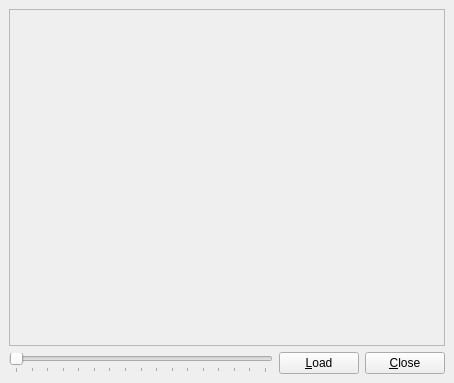
<?xml version="1.0" encoding="UTF-8"?>
<ui version="4.0">
 <class>EXRViewer</class>
 <widget class="QWidget" name="EXRViewer">
  <property name="geometry">
   <rect>
    <x>0</x>
    <y>0</y>
    <width>454</width>
    <height>383</height>
   </rect>
  </property>
  <property name="windowTitle">
   <string>EXR viewer</string>
  </property>
  <layout class="QVBoxLayout">
   <property name="spacing">
    <number>6</number>
   </property>
   <property name="margin">
    <number>9</number>
   </property>
   <item>
    <widget class="QScrollArea" name="scroll_area"/>
   </item>
   <item>
    <layout class="QHBoxLayout">
     <property name="spacing">
      <number>6</number>
     </property>
     <property name="margin">
      <number>0</number>
     </property>
     <item>
      <widget class="QSlider" name="brightness_slider">
       <property name="enabled">
        <bool>false</bool>
       </property>
       <property name="minimum">
        <number>0</number>
       </property>
       <property name="maximum">
        <number>65535</number>
       </property>
       <property name="pageStep">
        <number>4096</number>
       </property>
       <property name="value">
        <number>0</number>
       </property>
       <property name="tracking">
        <bool>true</bool>
       </property>
       <property name="orientation">
        <enum>Qt::Horizontal</enum>
       </property>
       <property name="tickPosition">
        <enum>QSlider::TicksBelow</enum>
       </property>
       <property name="tickInterval">
        <number>4096</number>
       </property>
      </widget>
     </item>
     <item>
      <widget class="QPushButton" name="load_button">
       <property name="text">
        <string>&amp;Load</string>
       </property>
      </widget>
     </item>
     <item>
      <widget class="QPushButton" name="close_button">
       <property name="text">
        <string>&amp;Close</string>
       </property>
      </widget>
     </item>
    </layout>
   </item>
  </layout>
 </widget>
 <tabstops>
  <tabstop>load_button</tabstop>
  <tabstop>close_button</tabstop>
 </tabstops>
 <resources/>
 <connections/>
</ui>
